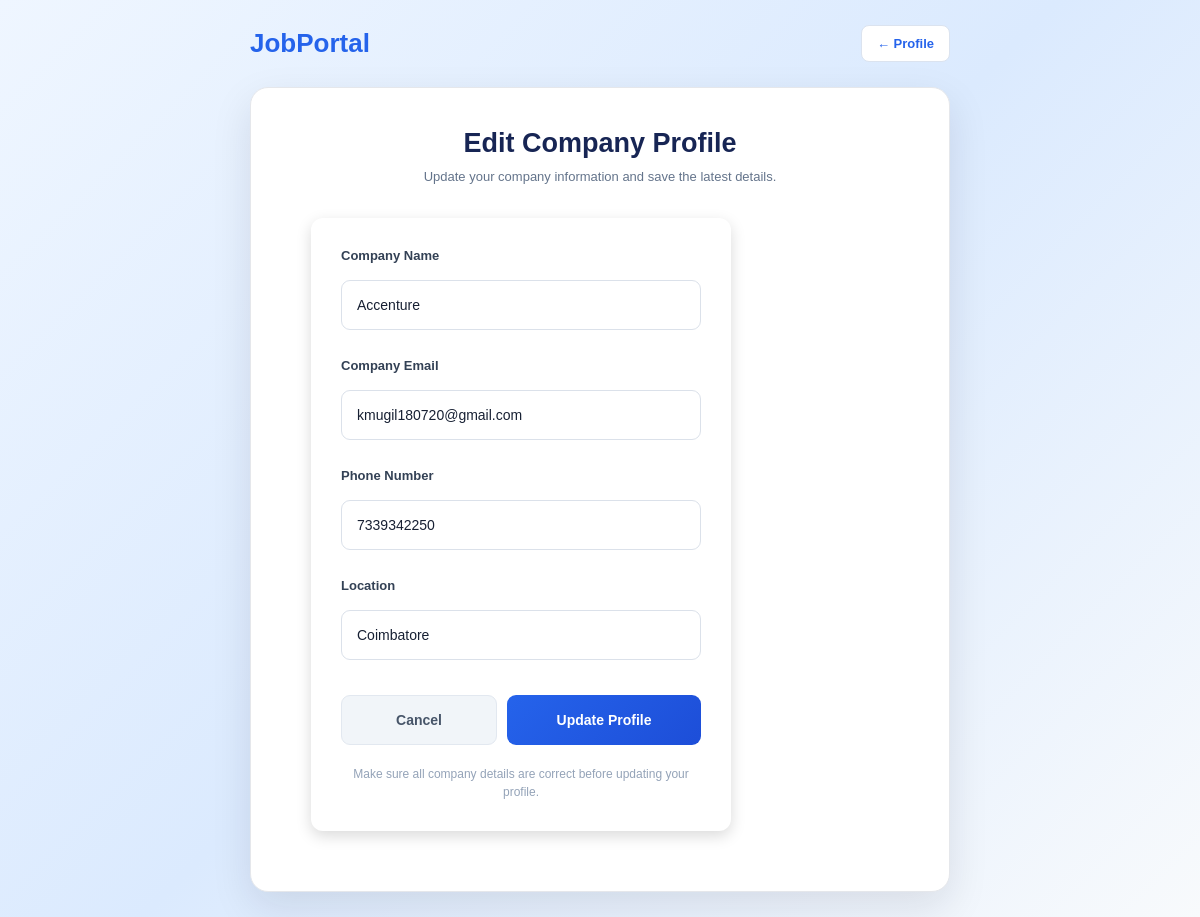
Screenshot of /employers/edit-profile/ (signed in) with the database file from the repository.
### employers/models.py (models this page shows, shortened)
class Employer(models.Model):
    company_name = models.CharField(
        max_length=100
    )
    company_email = models.EmailField(
        unique=True
    )
    phone = models.CharField(
        max_length=15
    )
    location = models.CharField(
        max_length=100
    )
    password = models.CharField(
        max_length=100
    )

### employers/views.py (the view, shortened to what this page needs)
def edit_employer_profile(request):
    employer_id = request.session.get(
        "employer_id"
    )
    if not employer_id:
        return redirect(
            "employer_login"
        )
    employer = get_object_or_404(
        Employer,
        id=employer_id
    )
    old_email = employer.company_email
    return render(
        request,
        "employers/edit_employer_profile.html",
        {
            "employer": employer
        }
    )

### employers/templates/employers/edit_employer_profile.html (shortened to what this page needs)
<!DOCTYPE html>
{% load static %}
<html lang="en">
<head>
    <link rel="stylesheet"
          href="{% static 'css/style.css' %}">
</head>
<body>
    <div class="page-container">
        <div class="top-bar">
            <div class="logo">
                JobPortal
            </div>
            <a href="{% url 'employer_profile' %}"
               class="back-btn">
                ← Profile
            </a>
        </div>
        <div class="edit-card">
            <h1>
                Edit Company Profile
            </h1>
            <p class="subtitle">
                Update your company information and save
                the latest details.
            </p>
            <form method="POST"
                  class="profile-form">
                <div class="form-group">
                    <label for="company_name">
                        Company Name
                    </label>
                    <input
                        type="text"
                        id="company_name"
                        name="company_name"
                        value="{{ employer.company_name }}"
                        placeholder="Enter company name"
                        required
                    >
                </div>
                <div class="form-group">
                    <label for="company_email">
                        Company Email
                    </label>
                    <input
                        type="email"
                        id="company_email"
                        name="company_email"
                        value="{{ employer.company_email }}"
                        placeholder="Enter company email"
                        required
                    >
                </div>
                <div class="form-group">
                    <label for="phone">
                        Phone Number
                    </label>
                    <input
                        type="text"
                        id="phone"
                        name="phone"
                        value="{{ employer.phone }}"
                        placeholder="Enter phone number"
                        required
                    >
                </div>
                <div class="form-group">
                    <label for="location">
                        Location
                    </label>
                    <input
                        type="text"
                        id="location"
                        name="location"
                        value="{{ employer.location }}"
                        placeholder="Enter company location"
                        required
                    >
                </div>
                <div class="button-row">
                    <a href="{% url 'employer_profile' %}"
                       class="cancel-btn">
                        Cancel
                    </a>
                    <button
                        type="submit"
                        class="update-btn">
                        Update Profile
                    </button>
                </div>
                <p class="form-note">
                    Make sure all company details are correct
                    before updating your profile.
                </p>
            </form>
        </div>
    </div>
</body>
</html>

### accounts/static/css/style.css (style rules this page uses)
* { margin:0; padding:0; box-sizing:border-box; font-family:Arial, Helvetica, sans-serif; }
button { background:#ff9800; color:white; border:none; padding:12px 28px; border-radius:6px; cursor:pointer; font-size:16px; transition:.3s; }
form { width:420px; margin:40px auto; background:white; padding:30px; border-radius:12px; box-shadow:0 5px 15px rgba(0,0,0,.15); }
input,select,textarea { width:100%; padding:12px; margin:10px 0; border:1px solid #ccc; border-radius:6px; }
* { box-sizing: border-box; }
body { margin: 0; font-family: Arial, sans-serif; }
form { display: flex; gap: 10px; flex-wrap: wrap; justify-content: center; margin: 20px; }
form input { padding: 10px; min-width: 180px; border: 1px solid #ccc; border-radius: 5px; }
form button { padding: 10px 20px; border: none; border-radius: 5px; cursor: pointer; }

### employers/templates/employers/edit_employer_profile.html (style rules this page uses)
* { margin: 0; padding: 0; box-sizing: border-box; }
body { font-family: Arial, Helvetica, sans-serif; min-height: 100vh; background: linear-gradient( 135deg, #eff6ff, #dbeafe, #f8fafc ); color: #172033; padding: 25px 20px; }
.page-container { width: 100%; max-width: 700px; margin: 0 auto; }
.top-bar { display: flex; justify-content: space-between; align-items: center; margin-bottom: 25px; }
.logo { font-size: 26px; font-weight: 700; color: #2563eb; }
.back-btn { text-decoration: none; background: #ffffff; color: #2563eb; border: 1px solid #dbe3ef; padding: 10px 15px; border-radius: 8px; font-size: 13px; font-weight: 600; transition: 0.2s; }
.edit-card { background: #ffffff; padding: 40px; border-radius: 18px; border: 1px solid #e5e7eb; box-shadow: 0 15px 40px rgba(15, 23, 42, 0.10); }
.edit-card h1 { text-align: center; color: #172554; font-size: 27px; margin-bottom: 8px; }
.subtitle { text-align: center; color: #64748b; font-size: 13px; line-height: 1.6; margin-bottom: 30px; }
.profile-form { display: flex; flex-direction: column; gap: 18px; }
.form-group { display: flex; flex-direction: column; gap: 7px; }
.form-group label { color: #334155; font-size: 13px; font-weight: 600; }
.form-group input { width: 100%; height: 50px; padding: 0 15px; border: 1px solid #dbe1ea; border-radius: 9px; outline: none; background: #ffffff; color: #172033; font-size: 14px; transition: 0.2s; }
.form-group input::placeholder { color: #94a3b8; }
.button-row { display: flex; gap: 10px; margin-top: 7px; }
.update-btn, .cancel-btn { height: 50px; border-radius: 9px; display: flex; align-items: center; justify-content: center; text-decoration: none; font-size: 14px; font-weight: 600; cursor: pointer; transition: 0.2s; }
.update-btn { flex: 1; border: none; background: linear-gradient( 135deg, #2563eb, #1d4ed8 ); color: #ffffff; }
.cancel-btn { flex: 1; background: #f1f5f9; color: #475569; border: 1px solid #e2e8f0; }
.form-note { text-align: center; color: #94a3b8; font-size: 12px; margin-top: 2px; line-height: 1.5; }

### rows the page displays
Employer: company_name "Accenture", company_email "kmugil180720@gmail.com", phone "7339342250", location "Coimbatore"
